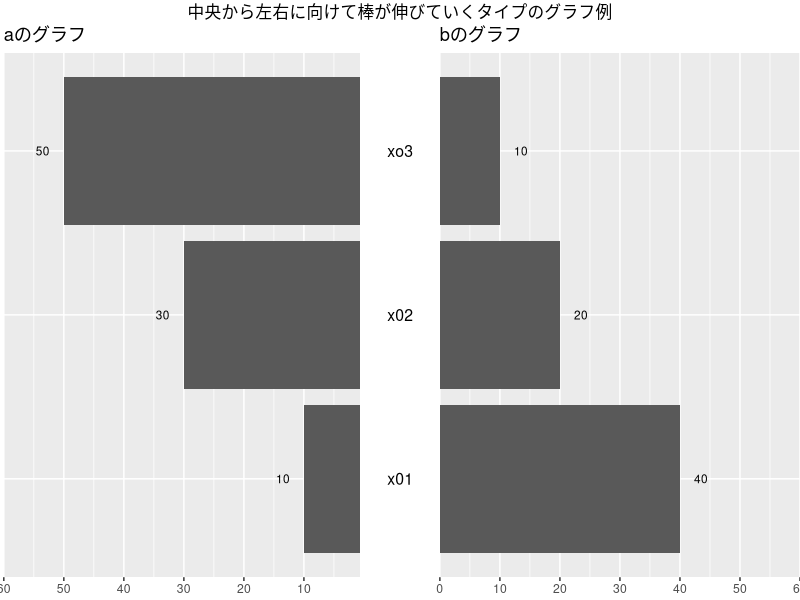
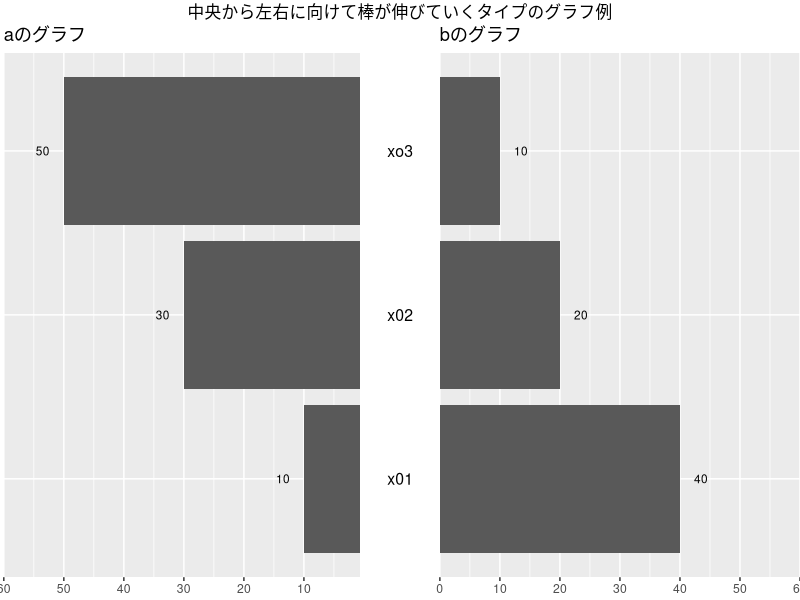

The R source for these figures, in order:
## ---- chunk 1
knitr::opts_chunk$set(echo = TRUE)
## ---- chunk 2
# パッケージロード
library(ggplot2)
library(gridExtra)

# 使用するデータ
df <- data.frame(fac=as.factor(c("x01","x02","xo3")),
                 a=c(10,30,50),
                 b=c(40,20,10))

# 真ん中の部分を生成
g_mid <- ggplot(data=df, aes(x=1,y=fac)) +
  geom_text(aes(label=fac),size=4) +
  ggtitle("") +
  ylab(NULL) +
  scale_x_continuous(expand=c(0,0),limits=c(0.94,1.065)) +
  theme(axis.title=element_blank(),
        panel.grid=element_blank(),
        axis.text.y=element_blank(),
        axis.ticks.y=element_blank(),
        panel.background=element_blank(),
        axis.text.x=element_text(color=NA),
        axis.ticks.x=element_line(color=NA),
        plot.margin = unit(c(1,-1,1,-1), "mm"))

# 左の部分を生成
g_left <- ggplot(data=df, aes(x=fac,y=a)) +
  geom_bar(stat="identity") +
  geom_text(aes(label=a),size=3, vjust=0.5, hjust=2.0) +
  ggtitle("aのグラフ") +
  scale_y_reverse(expand=c(0, 0), limits=c(60,0)) + 
  coord_flip() +
  theme(axis.title.x = element_blank(), 
        axis.title.y = element_blank(), 
        axis.text.y = element_blank(), 
        axis.ticks.y = element_blank(), 
        plot.margin = unit(c(1,-1,1,0), "mm")) 

# 右の部分を生成
g_right <- ggplot(data=df, aes(x=fac,y=b)) +
  geom_bar(stat="identity") +
  geom_text(aes(label=b),size=3, vjust=0.5, hjust=-1.0) +
  ggtitle("bのグラフ") +
  scale_y_continuous(expand=c(0, 0), limits=c(0,60)) + 
  coord_flip() +
  theme(axis.title.x = element_blank(), 
        axis.title.y = element_blank(), 
        axis.text.y = element_blank(), 
        axis.ticks.y = element_blank(), 
        plot.margin = unit(c(1,0,1,-1), "mm")) 

# 3つを組み合わせてみた
grid.arrange(g_left,g_mid,g_right,
             ncol=3,widths=c(4.5/10,1/10,4.5/10),
             top="中央から左右に向けて棒が伸びていくタイプのグラフ例")

## ---- chunk 3
# パッケージロード
library(ggplot2)
library(gridExtra)

# 使用するデータ
df <- data.frame(fac=as.factor(c("x01","x02","xo3")),
                 a=c(10,30,50),
                 b=c(40,20,10))

# 真ん中の部分を生成
g_mid <- ggplot(data=df, aes(x=1,y=fac)) +
  geom_text(aes(label=fac),size=4) +
  ggtitle("") +
  ylab(NULL) +
  scale_x_continuous(expand=c(0,0),limits=c(0.94,1.065)) +
  theme(axis.title=element_blank(),
        panel.grid=element_blank(),
        axis.text.y=element_blank(),
        axis.ticks.y=element_blank(),
        panel.background=element_blank(),
        axis.text.x=element_text(color=NA),
        axis.ticks.x=element_line(color=NA),
        plot.margin = unit(c(1,-1,1,-1), "mm"))

# 左の部分を生成
g_left <- ggplot(data=df, aes(x=fac,y=a)) +
  geom_bar(stat="identity") +
  geom_text(aes(label=a),size=3, vjust=0.5, hjust=2.0) +
  ggtitle("aのグラフ") +
  scale_y_reverse(expand=c(0, 0), limits=c(60,0)) + 
  coord_flip() +
  theme(axis.title.x = element_blank(), 
        axis.title.y = element_blank(), 
        axis.text.y = element_blank(), 
        axis.ticks.y = element_blank(), 
        plot.margin = unit(c(1,-1,1,0), "mm")) 

# 右の部分を生成
g_right <- ggplot(data=df, aes(x=fac,y=b)) +
  geom_bar(stat="identity") +
  geom_text(aes(label=b),size=3, vjust=0.5, hjust=-1.0) +
  ggtitle("bのグラフ") +
  scale_y_continuous(expand=c(0, 0), limits=c(0,60)) + 
  coord_flip() +
  theme(axis.title.x = element_blank(), 
        axis.title.y = element_blank(), 
        axis.text.y = element_blank(), 
        axis.ticks.y = element_blank(), 
        plot.margin = unit(c(1,0,1,-1), "mm")) 

# 3つを組み合わせてみた
grid.arrange(g_left,g_mid,g_right,
             ncol=3,widths=c(4.5/10,1/10,4.5/10),
             top="中央から左右に向けて棒が伸びていくタイプのグラフ例")

